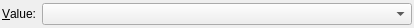
<ui version="4.0" >
 <class>EditBooleanWidget</class>
 <widget class="QWidget" name="EditBooleanWidget" >
  <property name="geometry" >
   <rect>
    <x>0</x>
    <y>0</y>
    <width>414</width>
    <height>28</height>
   </rect>
  </property>
  <property name="windowTitle" >
   <string>Form</string>
  </property>
  <layout class="QHBoxLayout" >
   <property name="leftMargin" >
    <number>2</number>
   </property>
   <property name="topMargin" >
    <number>2</number>
   </property>
   <property name="rightMargin" >
    <number>2</number>
   </property>
   <property name="bottomMargin" >
    <number>2</number>
   </property>
   <item>
    <widget class="QLabel" name="label_value" >
     <property name="text" >
      <string>&amp;Value:</string>
     </property>
     <property name="buddy" >
      <cstring>combobox_boolean</cstring>
     </property>
    </widget>
   </item>
   <item>
    <widget class="QComboBox" name="combobox_boolean" >
     <property name="sizePolicy" >
      <sizepolicy vsizetype="Fixed" hsizetype="Expanding" >
       <horstretch>0</horstretch>
       <verstretch>0</verstretch>
      </sizepolicy>
     </property>
    </widget>
   </item>
  </layout>
 </widget>
 <resources/>
 <connections/>
</ui>
